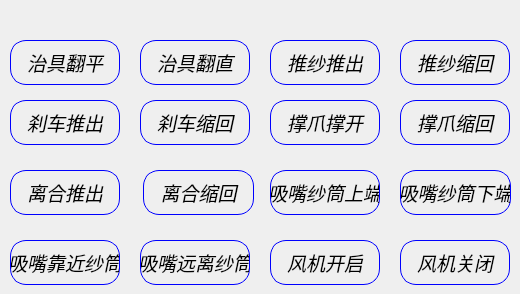
       <widget class="QWidget" name="w_manual_qigang">
        <widget class="QPushButton" name="pushButton_BrakeExtend_2">
         <property name="geometry">
          <rect>
           <x>10</x>
           <y>100</y>
           <width>110</width>
           <height>45</height>
          </rect>
         </property>
         <property name="minimumSize">
          <size>
           <width>0</width>
           <height>0</height>
          </size>
         </property>
         <property name="maximumSize">
          <size>
           <width>16777215</width>
           <height>16777215</height>
          </size>
         </property>
         <property name="font">
          <font>
           <family>Arial</family>
           <pointsize>14</pointsize>
           <weight>50</weight>
           <italic>true</italic>
           <bold>false</bold>
          </font>
         </property>
         <property name="styleSheet">
          <string notr="true">QPushButton{
 background:transparent;
 color: rgb(0, 0, 0);
 border-style:outset;
 border:1px solid blue;
 border-radius:16px
}

QPushButton:hover{
 background-color: rgb(45, 104, 125);
 border-style: inset;
}

QPushButton:checked{ 
 background-color: rgb(6, 99, 130);
 color: blue;
}</string>
         </property>
         <property name="text">
          <string>刹车推出</string>
         </property>
        </widget>
        <widget class="QPushButton" name="pushButton_NozzleClose_2">
         <property name="geometry">
          <rect>
           <x>10</x>
           <y>240</y>
           <width>110</width>
           <height>45</height>
          </rect>
         </property>
         <property name="minimumSize">
          <size>
           <width>0</width>
           <height>0</height>
          </size>
         </property>
         <property name="maximumSize">
          <size>
           <width>16777215</width>
           <height>16777215</height>
          </size>
         </property>
         <property name="font">
          <font>
           <family>Arial</family>
           <pointsize>14</pointsize>
           <weight>50</weight>
           <italic>true</italic>
           <bold>false</bold>
          </font>
         </property>
         <property name="styleSheet">
          <string notr="true">QPushButton{
 background:transparent;
 color: rgb(0, 0, 0);
 border-style:outset;
 border:1px solid blue;
 border-radius:16px
}

QPushButton:hover{
 background-color: rgb(45, 104, 125);
 border-style: inset;
}

QPushButton:checked{ 
 background-color: rgb(6, 99, 130);
 color: blue;
}</string>
         </property>
         <property name="text">
          <string>吸嘴靠近纱筒</string>
         </property>
        </widget>
        <widget class="QPushButton" name="pushButton_BraceRetract_2">
         <property name="geometry">
          <rect>
           <x>400</x>
           <y>100</y>
           <width>110</width>
           <height>45</height>
          </rect>
         </property>
         <property name="minimumSize">
          <size>
           <width>0</width>
           <height>0</height>
          </size>
         </property>
         <property name="maximumSize">
          <size>
           <width>16777215</width>
           <height>16777215</height>
          </size>
         </property>
         <property name="font">
          <font>
           <family>Arial</family>
           <pointsize>14</pointsize>
           <weight>50</weight>
           <italic>true</italic>
           <bold>false</bold>
          </font>
         </property>
         <property name="styleSheet">
          <string notr="true">QPushButton{
 background:transparent;
 color: rgb(0, 0, 0);
 border-style:outset;
 border:1px solid blue;
 border-radius:16px
}

QPushButton:hover{
 background-color: rgb(45, 104, 125);
 border-style: inset;
}

QPushButton:checked{ 
 background-color: rgb(6, 99, 130);
 color: blue;
}</string>
         </property>
         <property name="text">
          <string>撑爪缩回</string>
         </property>
        </widget>
        <widget class="QPushButton" name="pushButton_FixtureFlatten_2">
         <property name="geometry">
          <rect>
           <x>10</x>
           <y>40</y>
           <width>110</width>
           <height>45</height>
          </rect>
         </property>
         <property name="minimumSize">
          <size>
           <width>0</width>
           <height>0</height>
          </size>
         </property>
         <property name="maximumSize">
          <size>
           <width>16777215</width>
           <height>16777215</height>
          </size>
         </property>
         <property name="font">
          <font>
           <family>Arial</family>
           <pointsize>14</pointsize>
           <weight>50</weight>
           <italic>true</italic>
           <bold>false</bold>
          </font>
         </property>
         <property name="styleSheet">
          <string notr="true">QPushButton{
 background:transparent;
 color: rgb(0, 0, 0);
 border-style:outset;
 border:1px solid blue;
 border-radius:16px
}

QPushButton:hover{
 background-color: rgb(45, 104, 125);
 border-style: inset;
}

QPushButton:checked{ 
 background-color: rgb(6, 99, 130);
 color: blue;
}
  
  </string>
         </property>
         <property name="text">
          <string>治具翻平</string>
         </property>
        </widget>
        <widget class="QPushButton" name="pushButton_FixtureStraighten_2">
         <property name="geometry">
          <rect>
           <x>140</x>
           <y>40</y>
           <width>110</width>
           <height>45</height>
          </rect>
         </property>
         <property name="minimumSize">
          <size>
           <width>0</width>
           <height>0</height>
          </size>
         </property>
         <property name="maximumSize">
          <size>
           <width>16777215</width>
           <height>16777215</height>
          </size>
         </property>
         <property name="font">
          <font>
           <family>Arial</family>
           <pointsize>14</pointsize>
           <weight>50</weight>
           <italic>true</italic>
           <bold>false</bold>
          </font>
         </property>
         <property name="styleSheet">
          <string notr="true">QPushButton{
 background:transparent;
 color: rgb(0, 0, 0);
 border-style:outset;
 border:1px solid blue;
 border-radius:16px
}

QPushButton:hover{
 background-color: rgb(45, 104, 125);
 border-style: inset;
}

QPushButton:checked{ 
 background-color: rgb(6, 99, 130);
 color: blue;
}</string>
         </property>
         <property name="text">
          <string>治具翻直</string>
         </property>
        </widget>
        <widget class="QPushButton" name="pushButton_NozzleUp_2">
         <property name="geometry">
          <rect>
           <x>270</x>
           <y>170</y>
           <width>110</width>
           <height>45</height>
          </rect>
         </property>
         <property name="minimumSize">
          <size>
           <width>0</width>
           <height>0</height>
          </size>
         </property>
         <property name="maximumSize">
          <size>
           <width>16777215</width>
           <height>16777215</height>
          </size>
         </property>
         <property name="font">
          <font>
           <family>Arial</family>
           <pointsize>14</pointsize>
           <weight>50</weight>
           <italic>true</italic>
           <bold>false</bold>
          </font>
         </property>
         <property name="styleSheet">
          <string notr="true">QPushButton{
 background:transparent;
 color: rgb(0, 0, 0);
 border-style:outset;
 border:1px solid blue;
 border-radius:16px
}

QPushButton:hover{
 background-color: rgb(45, 104, 125);
 border-style: inset;
}

QPushButton:checked{ 
 background-color: rgb(6, 99, 130);
 color: blue;
}</string>
         </property>
         <property name="text">
          <string>吸嘴纱筒上端</string>
         </property>
        </widget>
        <widget class="QPushButton" name="pushButton_FanClose_2">
         <property name="geometry">
          <rect>
           <x>400</x>
           <y>240</y>
           <width>110</width>
           <height>45</height>
          </rect>
         </property>
         <property name="minimumSize">
          <size>
           <width>0</width>
           <height>0</height>
          </size>
         </property>
         <property name="maximumSize">
          <size>
           <width>16777215</width>
           <height>16777215</height>
          </size>
         </property>
         <property name="font">
          <font>
           <family>Arial</family>
           <pointsize>14</pointsize>
           <weight>50</weight>
           <italic>true</italic>
           <bold>false</bold>
          </font>
         </property>
         <property name="styleSheet">
          <string notr="true">QPushButton{
 background:transparent;
 color: rgb(0, 0, 0);
 border-style:outset;
 border:1px solid blue;
 border-radius:16px
}

QPushButton:hover{
 background-color: rgb(45, 104, 125);
 border-style: inset;
}

QPushButton:checked{ 
 background-color: rgb(6, 99, 130);
 color: blue;
}</string>
         </property>
         <property name="text">
          <string>风机关闭</string>
         </property>
        </widget>
        <widget class="QPushButton" name="pushButton_NozzleDown_2">
         <property name="geometry">
          <rect>
           <x>400</x>
           <y>170</y>
           <width>111</width>
           <height>45</height>
          </rect>
         </property>
         <property name="minimumSize">
          <size>
           <width>0</width>
           <height>0</height>
          </size>
         </property>
         <property name="maximumSize">
          <size>
           <width>16777215</width>
           <height>16777215</height>
          </size>
         </property>
         <property name="font">
          <font>
           <family>Arial</family>
           <pointsize>14</pointsize>
           <weight>50</weight>
           <italic>true</italic>
           <bold>false</bold>
          </font>
         </property>
         <property name="styleSheet">
          <string notr="true">QPushButton{
 background:transparent;
 color: rgb(0, 0, 0);
 border-style:outset;
 border:1px solid blue;
 border-radius:16px
}

QPushButton:hover{
 background-color: rgb(45, 104, 125);
 border-style: inset;
}

QPushButton:checked{ 
 background-color: rgb(6, 99, 130);
 color: blue;
}</string>
         </property>
         <property name="text">
          <string>吸嘴纱筒下端</string>
         </property>
        </widget>
        <widget class="QPushButton" name="pushButton_FanOpen_2">
         <property name="geometry">
          <rect>
           <x>270</x>
           <y>240</y>
           <width>110</width>
           <height>45</height>
          </rect>
         </property>
         <property name="minimumSize">
          <size>
           <width>0</width>
           <height>0</height>
          </size>
         </property>
         <property name="maximumSize">
          <size>
           <width>16777215</width>
           <height>16777215</height>
          </size>
         </property>
         <property name="font">
          <font>
           <family>Arial</family>
           <pointsize>14</pointsize>
           <weight>50</weight>
           <italic>true</italic>
           <bold>false</bold>
          </font>
         </property>
         <property name="styleSheet">
          <string notr="true">QPushButton{
 background:transparent;
 color: rgb(0, 0, 0);
 border-style:outset;
 border:1px solid blue;
 border-radius:16px
}

QPushButton:hover{
 background-color: rgb(45, 104, 125);
 border-style: inset;
}

QPushButton:checked{ 
 background-color: rgb(6, 99, 130);
 color: blue;
}</string>
         </property>
         <property name="text">
          <string>风机开启</string>
         </property>
        </widget>
        <widget class="QPushButton" name="pushButton_ClutchExtend_2">
         <property name="geometry">
          <rect>
           <x>10</x>
           <y>170</y>
           <width>110</width>
           <height>45</height>
          </rect>
         </property>
         <property name="minimumSize">
          <size>
           <width>0</width>
           <height>0</height>
          </size>
         </property>
         <property name="maximumSize">
          <size>
           <width>16777215</width>
           <height>16777215</height>
          </size>
         </property>
         <property name="font">
          <font>
           <family>Arial</family>
           <pointsize>14</pointsize>
           <weight>50</weight>
           <italic>true</italic>
           <bold>false</bold>
          </font>
         </property>
         <property name="styleSheet">
          <string notr="true">QPushButton{
 background:transparent;
 color: rgb(0, 0, 0);
 border-style:outset;
 border:1px solid blue;
 border-radius:16px
}

QPushButton:hover{
 background-color: rgb(45, 104, 125);
 border-style: inset;
}

QPushButton:checked{ 
 background-color: rgb(6, 99, 130);
 color: blue;
}</string>
         </property>
         <property name="text">
          <string>离合推出</string>
         </property>
        </widget>
        <widget class="QPushButton" name="pushButton_BobbinRetract_2">
         <property name="geometry">
          <rect>
           <x>400</x>
           <y>40</y>
           <width>110</width>
           <height>45</height>
          </rect>
         </property>
         <property name="minimumSize">
          <size>
           <width>0</width>
           <height>0</height>
          </size>
         </property>
         <property name="maximumSize">
          <size>
           <width>16777215</width>
           <height>16777215</height>
          </size>
         </property>
         <property name="font">
          <font>
           <family>Arial</family>
           <pointsize>14</pointsize>
           <weight>50</weight>
           <italic>true</italic>
           <bold>false</bold>
          </font>
         </property>
         <property name="styleSheet">
          <string notr="true">QPushButton{
 background:transparent;
 color: rgb(0, 0, 0);
 border-style:outset;
 border:1px solid blue;
 border-radius:16px
}

QPushButton:hover{
 background-color: rgb(45, 104, 125);
 border-style: inset;
}

QPushButton:checked{ 
 background-color: rgb(6, 99, 130);
 color: blue;
}</string>
         </property>
         <property name="text">
          <string>推纱缩回</string>
         </property>
        </widget>
        <widget class="QPushButton" name="pushButton_ClutchRetract_2">
         <property name="geometry">
          <rect>
           <x>143</x>
           <y>170</y>
           <width>111</width>
           <height>45</height>
          </rect>
         </property>
         <property name="minimumSize">
          <size>
           <width>0</width>
           <height>0</height>
          </size>
         </property>
         <property name="maximumSize">
          <size>
           <width>16777215</width>
           <height>16777215</height>
          </size>
         </property>
         <property name="font">
          <font>
           <family>Arial</family>
           <pointsize>14</pointsize>
           <weight>50</weight>
           <italic>true</italic>
           <bold>false</bold>
          </font>
         </property>
         <property name="styleSheet">
          <string notr="true">QPushButton{
 background:transparent;
 color: rgb(0, 0, 0);
 border-style:outset;
 border:1px solid blue;
 border-radius:16px
}

QPushButton:hover{
 background-color: rgb(45, 104, 125);
 border-style: inset;
}

QPushButton:checked{ 
 background-color: rgb(6, 99, 130);
 color: blue;
}</string>
         </property>
         <property name="text">
          <string>离合缩回</string>
         </property>
        </widget>
        <widget class="QPushButton" name="pushButton_BrakeRetract_2">
         <property name="geometry">
          <rect>
           <x>140</x>
           <y>100</y>
           <width>110</width>
           <height>45</height>
          </rect>
         </property>
         <property name="minimumSize">
          <size>
           <width>0</width>
           <height>0</height>
          </size>
         </property>
         <property name="maximumSize">
          <size>
           <width>16777215</width>
           <height>16777215</height>
          </size>
         </property>
         <property name="font">
          <font>
           <family>Arial</family>
           <pointsize>14</pointsize>
           <weight>50</weight>
           <italic>true</italic>
           <bold>false</bold>
          </font>
         </property>
         <property name="styleSheet">
          <string notr="true">QPushButton{
 background:transparent;
 color: rgb(0, 0, 0);
 border-style:outset;
 border:1px solid blue;
 border-radius:16px
}

QPushButton:hover{
 background-color: rgb(45, 104, 125);
 border-style: inset;
}

QPushButton:checked{ 
 background-color: rgb(6, 99, 130);
 color: blue;
}</string>
         </property>
         <property name="text">
          <string>刹车缩回</string>
         </property>
        </widget>
        <widget class="QPushButton" name="pushButton_BraceExtend_2">
         <property name="geometry">
          <rect>
           <x>270</x>
           <y>100</y>
           <width>110</width>
           <height>45</height>
          </rect>
         </property>
         <property name="minimumSize">
          <size>
           <width>0</width>
           <height>0</height>
          </size>
         </property>
         <property name="maximumSize">
          <size>
           <width>16777215</width>
           <height>16777215</height>
          </size>
         </property>
         <property name="font">
          <font>
           <family>Arial</family>
           <pointsize>14</pointsize>
           <weight>50</weight>
           <italic>true</italic>
           <bold>false</bold>
          </font>
         </property>
         <property name="styleSheet">
          <string notr="true">QPushButton{
 background:transparent;
 color: rgb(0, 0, 0);
 border-style:outset;
 border:1px solid blue;
 border-radius:16px
}

QPushButton:hover{
 background-color: rgb(45, 104, 125);
 border-style: inset;
}

QPushButton:checked{ 
 background-color: rgb(6, 99, 130);
 color: blue;
}</string>
         </property>
         <property name="text">
          <string>撑爪撑开</string>
         </property>
        </widget>
        <widget class="QPushButton" name="pushButton_NozzleAway_2">
         <property name="geometry">
          <rect>
           <x>140</x>
           <y>240</y>
           <width>110</width>
           <height>45</height>
          </rect>
         </property>
         <property name="minimumSize">
          <size>
           <width>0</width>
           <height>0</height>
          </size>
         </property>
         <property name="maximumSize">
          <size>
           <width>16777215</width>
           <height>16777215</height>
          </size>
         </property>
         <property name="font">
          <font>
           <family>Arial</family>
           <pointsize>14</pointsize>
           <weight>50</weight>
           <italic>true</italic>
           <bold>false</bold>
          </font>
         </property>
         <property name="styleSheet">
          <string notr="true">QPushButton{
 background:transparent;
 color: rgb(0, 0, 0);
 border-style:outset;
 border:1px solid blue;
 border-radius:16px
}

QPushButton:hover{
 background-color: rgb(45, 104, 125);
 border-style: inset;
}

QPushButton:checked{ 
 background-color: rgb(6, 99, 130);
 color: blue;
}</string>
         </property>
         <property name="text">
          <string>吸嘴远离纱筒</string>
         </property>
        </widget>
        <widget class="QPushButton" name="pushButton_BobbinExtend_2">
         <property name="geometry">
          <rect>
           <x>270</x>
           <y>40</y>
           <width>110</width>
           <height>45</height>
          </rect>
         </property>
         <property name="minimumSize">
          <size>
           <width>0</width>
           <height>0</height>
          </size>
         </property>
         <property name="maximumSize">
          <size>
           <width>16777215</width>
           <height>16777215</height>
          </size>
         </property>
         <property name="font">
          <font>
           <family>Arial</family>
           <pointsize>14</pointsize>
           <weight>50</weight>
           <italic>true</italic>
           <bold>false</bold>
          </font>
         </property>
         <property name="styleSheet">
          <string notr="true">QPushButton{
 background:transparent;
 color: rgb(0, 0, 0);
 border-style:outset;
 border:1px solid blue;
 border-radius:16px
}

QPushButton:hover{
 background-color: rgb(45, 104, 125);
 border-style: inset;
}

QPushButton:checked{ 
 background-color: rgb(6, 99, 130);
 color: blue;
}</string>
         </property>
         <property name="text">
          <string>推纱推出</string>
         </property>
        </widget>
       </widget>
